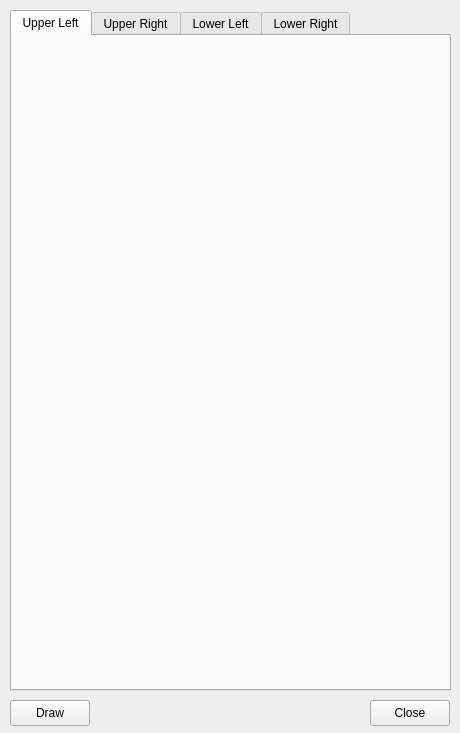
<?xml version="1.0" encoding="UTF-8"?>
<ui version="4.0">
 <class>pixelSelection</class>
 <widget class="QWidget" name="pixelSelection">
  <property name="geometry">
   <rect>
    <x>0</x>
    <y>0</y>
    <width>460</width>
    <height>733</height>
   </rect>
  </property>
  <property name="windowTitle">
   <string>Form</string>
  </property>
  <widget class="QPushButton" name="closeButtonPB">
   <property name="geometry">
    <rect>
     <x>370</x>
     <y>700</y>
     <width>80</width>
     <height>26</height>
    </rect>
   </property>
   <property name="text">
    <string>Close</string>
   </property>
  </widget>
  <widget class="QTabWidget" name="tabWidget">
   <property name="geometry">
    <rect>
     <x>10</x>
     <y>10</y>
     <width>441</width>
     <height>681</height>
    </rect>
   </property>
   <property name="currentIndex">
    <number>0</number>
   </property>
   <widget class="QWidget" name="UpLeftTab">
    <attribute name="title">
     <string>Upper Left</string>
    </attribute>
    <widget class="QWidget" name="UpperLeftW" native="true">
     <property name="geometry">
      <rect>
       <x>10</x>
       <y>0</y>
       <width>421</width>
       <height>641</height>
      </rect>
     </property>
    </widget>
   </widget>
   <widget class="QWidget" name="UpRightTab">
    <attribute name="title">
     <string>Upper Right</string>
    </attribute>
    <widget class="QWidget" name="UpperRightW" native="true">
     <property name="geometry">
      <rect>
       <x>10</x>
       <y>0</y>
       <width>421</width>
       <height>641</height>
      </rect>
     </property>
    </widget>
   </widget>
   <widget class="QWidget" name="DownLeftTab">
    <attribute name="title">
     <string>Lower Left</string>
    </attribute>
    <widget class="QWidget" name="LowerLeftW" native="true">
     <property name="geometry">
      <rect>
       <x>10</x>
       <y>0</y>
       <width>421</width>
       <height>641</height>
      </rect>
     </property>
    </widget>
   </widget>
   <widget class="QWidget" name="DownRightTab">
    <attribute name="title">
     <string>Lower Right</string>
    </attribute>
    <widget class="QWidget" name="LowerRightW" native="true">
     <property name="geometry">
      <rect>
       <x>10</x>
       <y>0</y>
       <width>421</width>
       <height>641</height>
      </rect>
     </property>
    </widget>
   </widget>
  </widget>
  <widget class="QPushButton" name="drawPB">
   <property name="geometry">
    <rect>
     <x>10</x>
     <y>700</y>
     <width>80</width>
     <height>26</height>
    </rect>
   </property>
   <property name="text">
    <string>Draw</string>
   </property>
  </widget>
 </widget>
 <resources/>
 <connections/>
</ui>
